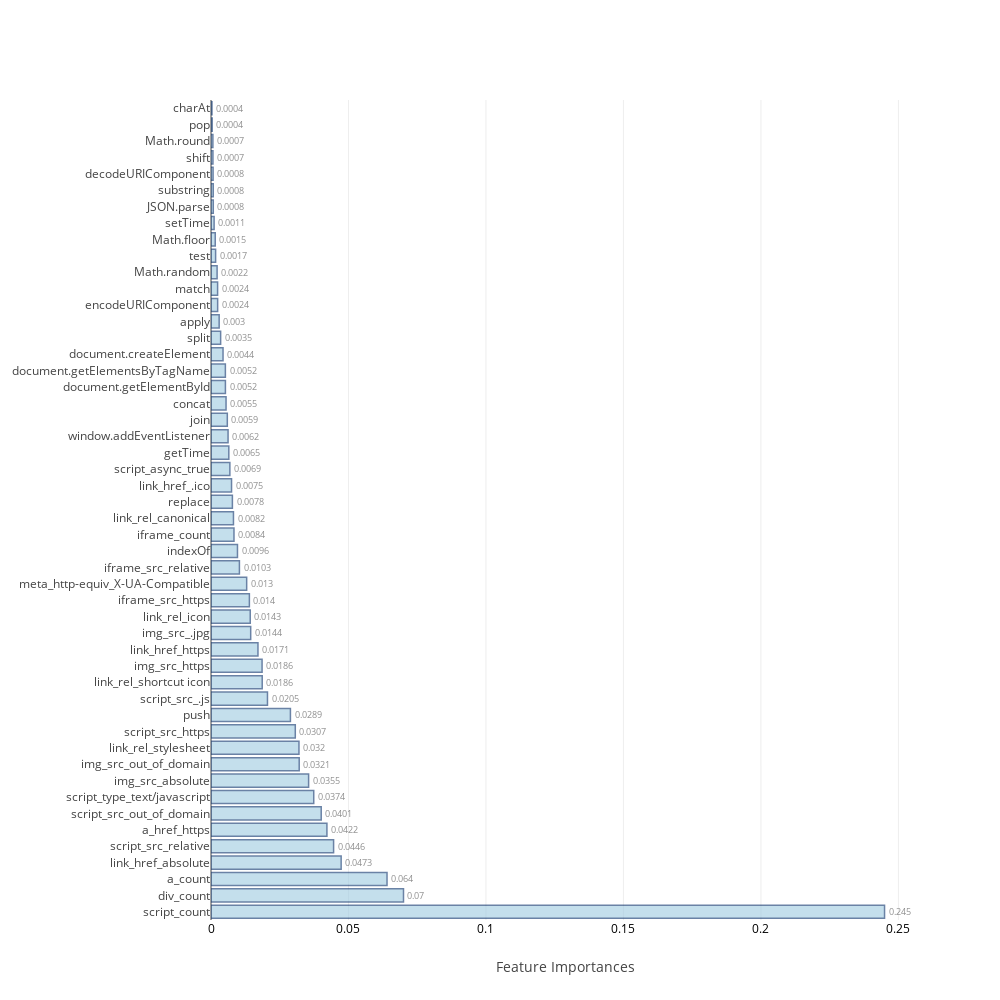

Source (notebook cell):
### Markdown cell above
### <a id='1.B' style="text-decoration : none; color : #000000;"> B. Average Feature Importances</a>

### Code cell
feat_impt_plot(np.average(feat_imp,axis=0),columns)

### Figure 1 — Plotly figure (JSON) as saved in the notebook; plotly's stock layout.template omitted (floating-point values rounded to 4 significant figures)
{"data": [{"marker": {"color": "rgb(158,202,225)", "line": {"color": "rgb(8,48,107)", "width": 1.5}}, "opacity": 0.6, "orientation": "h", "text": [0.245, 0.07, 0.064, 0.0473, 0.0446, 0.0422, 0.0401, 0.0374, 0.0355, 0.0321, 0.032, 0.0307, 0.0289, 0.0205, 0.0186, 0.0186, 0.0171, 0.0144, 0.0143, 0.014, 0.013, 0.0103, 0.0096, 0.0084, 0.0082, 0.0078, 0.0075, 0.0069, 0.0065, 0.0062, 0.0059, 0.0055, 0.0052, 0.0052, 0.0044, 0.0035, 0.003, 0.0024, 0.0024, 0.0022, 0.0017, 0.0015, 0.0011, 0.0008, 0.0008, 0.0008, 0.0007, 0.0007, 0.0004, 0.0004], "textposition": "outside", "type": "bar", "uid": "efeca3b3-4e7a-47fd-83dc-379b0e0816e9", "x": [0.245, 0.07001, 0.06402, 0.04733, 0.04458, 0.04216, 0.04008, 0.03736, 0.0355, 0.03208, 0.03199, 0.03066, 0.02888, 0.02054, 0.01862, 0.01857, 0.01708, 0.01443, 0.01427, 0.01396, 0.01297, 0.01034, 0.009628, 0.008357, 0.008169, 0.007779, 0.007469, 0.006861, 0.006476, 0.006205, 0.00593, 0.005469, 0.005242, 0.005225, 0.004376, 0.003506, 0.002967, 0.00242, 0.002401, 0.002219, 0.001677, 0.001541, 0.001132, 0.0008248, 0.0008124, 0.0007548, 0.0007018, 0.0006828, 0.0004323, 0.0003564], "y": ["script_count", "div_count", "a_count", "link_href_absolute", "script_src_relative", "a_href_https", "script_src_out_of_domain", "script_type_text/javascript", "img_src_absolute", "img_src_out_of_domain", "link_rel_stylesheet", "script_src_https", "push", "script_src_.js", "link_rel_shortcut icon", "img_src_https", "link_href_https", "img_src_.jpg", "link_rel_icon", "iframe_src_https", "meta_http-equiv_X-UA-Compatible", "iframe_src_relative", "indexOf", "iframe_count", "link_rel_canonical", "replace", "link_href_.ico", "script_async_true", "getTime", "window.addEventListener", "join", "concat", "document.getElementById", "document.getElementsByTagName", "document.createElement", "split", "apply", "encodeURIComponent", "match", "Math.random", "test", "Math.floor", "setTime", "JSON.parse", "substring", "decodeURIComponent", "shift", "Math.round", "pop", "charAt"]}], "layout": {"autosize": false, "height": 1000, "width": 1000, "xaxis": {"tickfont": {"color": "black", "size": 12}, "title": "Feature Importances"}, "yaxis": {"automargin": true}}}
